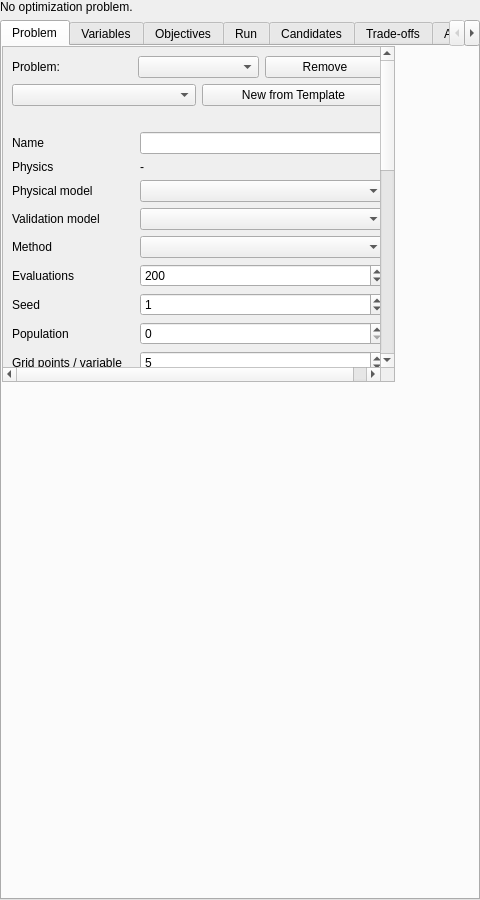
<?xml version="1.0" encoding="UTF-8"?>
<ui version="4.0">
 <class>OptimizationPanel</class>
 <widget class="QWidget" name="OptimizationPanel"><property name="geometry"><rect><x>0</x><y>0</y><width>480</width><height>900</height></rect></property><layout class="QVBoxLayout" name="outerLayout"><property name="leftMargin"><number>0</number></property><property name="topMargin"><number>0</number></property><property name="rightMargin"><number>0</number></property><property name="bottomMargin"><number>0</number></property><item><widget class="QLabel" name="summaryLabel"><property name="text"><string>No optimization problem.</string></property><property name="wordWrap"><bool>true</bool></property></widget></item><item><widget class="QTabWidget" name="tabs"><widget class="QWidget" name="problemTab"><attribute name="title"><string>Problem</string></attribute><widget class="QScrollArea" name="problemScroll"><property name="widgetResizable"><bool>true</bool></property><widget class="QWidget" name="problemScrollContents"><layout class="QVBoxLayout" name="layout26"><item><layout class="QHBoxLayout" name="layout2"><item><widget class="QLabel" name="label1"><property name="text"><string>Problem:</string></property><property name="wordWrap"><bool>false</bool></property></widget></item><item><widget class="QComboBox" name="problemCombo"><property name="toolTip"><string>The optimization problems stored in this project</string></property></widget></item><item><widget class="QPushButton" name="removeProblemButton"><property name="text"><string>Remove</string></property></widget></item></layout></item><item><layout class="QHBoxLayout" name="layout3"><item><widget class="QComboBox" name="templateCombo"><property name="toolTip"><string>Templates for common acoustic, mechanical and electromagnetic tasks</string></property></widget></item><item><widget class="QPushButton" name="addTemplateButton"><property name="text"><string>New from Template</string></property></widget></item></layout></item><item><widget class="QLabel" name="templateDescription"><property name="text"><string></string></property><property name="wordWrap"><bool>true</bool></property></widget></item><item><layout class="QGridLayout" name="grid17"><item row="0" column="0"><widget class="QLabel" name="label4"><property name="text"><string>Name</string></property><property name="wordWrap"><bool>false</bool></property></widget></item><item row="0" column="1"><widget class="QLineEdit" name="nameEdit"></widget></item><item row="1" column="0"><widget class="QLabel" name="label5"><property name="text"><string>Physics</string></property><property name="wordWrap"><bool>false</bool></property></widget></item><item row="1" column="1"><widget class="QLabel" name="adapterLabel"><property name="text"><string>-</string></property><property name="wordWrap"><bool>true</bool></property></widget></item><item row="2" column="0"><widget class="QLabel" name="label6"><property name="text"><string>Physical model</string></property><property name="wordWrap"><bool>false</bool></property></widget></item><item row="2" column="1"><widget class="QComboBox" name="modelCombo"><property name="toolTip"><string>The model every candidate is evaluated with; it is recorded with each candidate</string></property></widget></item><item row="3" column="0"><widget class="QLabel" name="label7"><property name="text"><string>Validation model</string></property><property name="wordWrap"><bool>false</bool></property></widget></item><item row="3" column="1"><widget class="QComboBox" name="validationModelCombo"><property name="toolTip"><string>A higher-fidelity model for re-evaluating candidates</string></property></widget></item><item row="4" column="0"><widget class="QLabel" name="label8"><property name="text"><string>Method</string></property><property name="wordWrap"><bool>false</bool></property></widget></item><item row="4" column="1"><widget class="QComboBox" name="algorithmCombo"></widget></item><item row="5" column="0"><widget class="QLabel" name="label9"><property name="text"><string>Evaluations</string></property><property name="wordWrap"><bool>false</bool></property></widget></item><item row="5" column="1"><widget class="QSpinBox" name="maxEvaluationsSpin"><property name="minimum"><number>1</number></property><property name="maximum"><number>1000000</number></property><property name="value"><number>200</number></property><property name="toolTip"><string>Candidate designs, cached ones included</string></property></widget></item><item row="6" column="0"><widget class="QLabel" name="label10"><property name="text"><string>Seed</string></property><property name="wordWrap"><bool>false</bool></property></widget></item><item row="6" column="1"><widget class="QSpinBox" name="seedSpin"><property name="minimum"><number>0</number></property><property name="maximum"><number>2147483647</number></property><property name="value"><number>1</number></property><property name="toolTip"><string>Every random choice of the method derives from it</string></property></widget></item><item row="7" column="0"><widget class="QLabel" name="label11"><property name="text"><string>Population</string></property><property name="wordWrap"><bool>false</bool></property></widget></item><item row="7" column="1"><widget class="QSpinBox" name="populationSpin"><property name="minimum"><number>0</number></property><property name="maximum"><number>10000</number></property><property name="value"><number>0</number></property><property name="toolTip"><string>Population methods; 0 = automatic</string></property></widget></item><item row="8" column="0"><widget class="QLabel" name="label12"><property name="text"><string>Grid points / variable</string></property><property name="wordWrap"><bool>false</bool></property></widget></item><item row="8" column="1"><widget class="QSpinBox" name="pointsSpin"><property name="minimum"><number>2</number></property><property name="maximum"><number>1000</number></property><property name="value"><number>5</number></property></widget></item><item row="9" column="0"><widget class="QLabel" name="label13"><property name="text"><string>Samples</string></property><property name="wordWrap"><bool>false</bool></property></widget></item><item row="9" column="1"><widget class="QSpinBox" name="samplesSpin"><property name="minimum"><number>2</number></property><property name="maximum"><number>100000</number></property><property name="value"><number>32</number></property><property name="toolTip"><string>Random, Latin hypercube and the initial design of the Bayesian method</string></property></widget></item><item row="10" column="0"><widget class="QLabel" name="label14"><property name="text"><string>Parallel evaluations</string></property><property name="wordWrap"><bool>false</bool></property></widget></item><item row="10" column="1"><widget class="QSpinBox" name="parallelSpin"><property name="minimum"><number>0</number></property><property name="maximum"><number>256</number></property><property name="value"><number>0</number></property><property name="toolTip"><string>0 = half the hardware threads; one job never takes the whole machine</string></property></widget></item><item row="11" column="0"><widget class="QLabel" name="label15"><property name="text"><string>Time limit</string></property><property name="wordWrap"><bool>false</bool></property></widget></item><item row="11" column="1"><widget class="QDoubleSpinBox" name="timeLimitSpin"><property name="minimum"><double>0.0</double></property><property name="maximum"><double>10000000.0</double></property><property name="value"><double>0.0</double></property><property name="decimals"><number>0</number></property><property name="suffix"><string> s</string></property><property name="toolTip"><string>0 = none</string></property></widget></item><item row="12" column="0"><widget class="QLabel" name="label16"><property name="text"><string>Memory per evaluation</string></property><property name="wordWrap"><bool>false</bool></property></widget></item><item row="12" column="1"><widget class="QDoubleSpinBox" name="memorySpin"><property name="minimum"><double>0.0</double></property><property name="maximum"><double>1000000.0</double></property><property name="value"><double>0.0</double></property><property name="decimals"><number>0</number></property><property name="suffix"><string> MiB</string></property><property name="toolTip"><string>Passed to the model; 0 = its own limit</string></property></widget></item></layout></item><item><widget class="QLabel" name="methodLabel"><property name="text"><string></string></property><property name="wordWrap"><bool>true</bool></property></widget></item><item><widget class="QGroupBox" name="robustGroup"><property name="title"><string>Robust optimization</string></property><layout class="QVBoxLayout" name="layout22"><item><widget class="QCheckBox" name="robustCheck"><property name="text"><string>Evaluate every design under the uncertain parameters below</string></property></widget></item><item><layout class="QGridLayout" name="grid20"><item row="0" column="0"><widget class="QLabel" name="label18"><property name="text"><string>Samples per design</string></property><property name="wordWrap"><bool>false</bool></property></widget></item><item row="0" column="1"><widget class="QSpinBox" name="robustSamplesSpin"><property name="minimum"><number>2</number></property><property name="maximum"><number>10000</number></property><property name="value"><number>16</number></property></widget></item><item row="1" column="0"><widget class="QLabel" name="label19"><property name="text"><string>Measure</string></property><property name="wordWrap"><bool>false</bool></property></widget></item><item row="1" column="1"><widget class="QComboBox" name="robustMeasureCombo"></widget></item></layout></item><item><widget class="QTableWidget" name="uncertainTable"><property name="selectionBehavior"><enum>QAbstractItemView::SelectRows</enum></property><property name="minimumSize"><size><width>0</width><height>100</height></size></property><attribute name="verticalHeaderVisible"><bool>false</bool></attribute><attribute name="horizontalHeaderStretchLastSection"><bool>true</bool></attribute><column><property name="text"><string>Parameter</string></property></column><column><property name="text"><string>Distribution</string></property></column><column><property name="text"><string>Width</string></property></column><column><property name="text"><string>Relative</string></property></column><column><property name="text"><string>Source (required)</string></property></column></widget></item><item><layout class="QHBoxLayout" name="layout21"><item><widget class="QComboBox" name="uncertainCombo"></widget></item><item><widget class="QPushButton" name="addUncertainButton"><property name="text"><string>Add Parameter</string></property></widget></item><item><widget class="QPushButton" name="removeUncertainButton"><property name="text"><string>Remove</string></property></widget></item></layout></item></layout></widget></item><item><layout class="QHBoxLayout" name="layout24"><item><widget class="QPushButton" name="applyProblemButton"><property name="text"><string>Apply Changes</string></property><property name="toolTip"><string>Store the edited problem in the project (undoable)</string></property></widget></item><item><spacer name="spacer23"><property name="orientation"><enum>Qt::Horizontal</enum></property></spacer></item></layout></item><item><spacer name="spacer25"><property name="orientation"><enum>Qt::Vertical</enum></property></spacer></item></layout></widget></widget></widget><widget class="QWidget" name="variablesTab"><attribute name="title"><string>Variables</string></attribute><layout class="QVBoxLayout" name="layout29"><item><widget class="QLabel" name="label27"><property name="text"><string>Free variables are changed by the method; locked ones keep their initial value; unchecked ones are not part of the design.</string></property><property name="wordWrap"><bool>true</bool></property></widget></item><item><widget class="QTableWidget" name="variablesTable"><property name="selectionBehavior"><enum>QAbstractItemView::SelectRows</enum></property><property name="minimumSize"><size><width>0</width><height>260</height></size></property><attribute name="verticalHeaderVisible"><bool>false</bool></attribute><attribute name="horizontalHeaderStretchLastSection"><bool>true</bool></attribute><column><property name="text"><string>Use</string></property></column><column><property name="text"><string>Lock</string></property></column><column><property name="text"><string>Variable</string></property></column><column><property name="text"><string>Unit</string></property></column><column><property name="text"><string>Lower</string></property></column><column><property name="text"><string>Upper</string></property></column><column><property name="text"><string>Initial</string></property></column><column><property name="text"><string>Step</string></property></column></widget></item><item><layout class="QHBoxLayout" name="layout28"><item><widget class="QComboBox" name="availableVariableCombo"><property name="toolTip"><string>What the physics adapter can change in this project</string></property></widget></item><item><widget class="QPushButton" name="addVariableButton"><property name="text"><string>Add</string></property></widget></item><item><widget class="QPushButton" name="removeVariableButton"><property name="text"><string>Remove</string></property></widget></item></layout></item><item><widget class="QLabel" name="variablesLabel"><property name="text"><string></string></property><property name="wordWrap"><bool>true</bool></property></widget></item></layout></widget><widget class="QWidget" name="objectivesTab"><attribute name="title"><string>Objectives</string></attribute><layout class="QVBoxLayout" name="layout33"><item><widget class="QLabel" name="objectivesTitle"><property name="text"><string>Objectives</string></property><property name="wordWrap"><bool>false</bool></property></widget></item><item><widget class="QTableWidget" name="objectivesTable"><property name="selectionBehavior"><enum>QAbstractItemView::SelectRows</enum></property><property name="minimumSize"><size><width>0</width><height>130</height></size></property><attribute name="verticalHeaderVisible"><bool>false</bool></attribute><attribute name="horizontalHeaderStretchLastSection"><bool>true</bool></attribute><column><property name="text"><string>Quantity</string></property></column><column><property name="text"><string>Goal</string></property></column><column><property name="text"><string>Target</string></property></column><column><property name="text"><string>Weight</string></property></column><column><property name="text"><string>Scale</string></property></column><column><property name="text"><string>Unit</string></property></column></widget></item><item><layout class="QHBoxLayout" name="layout30"><item><widget class="QComboBox" name="quantityCombo"><property name="toolTip"><string>What the physics adapter calculates</string></property></widget></item><item><widget class="QPushButton" name="addObjectiveButton"><property name="text"><string>Add Objective</string></property></widget></item><item><widget class="QPushButton" name="addConstraintButton"><property name="text"><string>Add Constraint</string></property></widget></item><item><widget class="QPushButton" name="removeObjectiveButton"><property name="text"><string>Remove</string></property></widget></item></layout></item><item><widget class="QLabel" name="definitionLabel"><property name="text"><string></string></property><property name="wordWrap"><bool>true</bool></property></widget></item><item><widget class="QLabel" name="constraintsTitle"><property name="text"><string>Constraints (hard constraints decide feasibility; soft ones add a penalty)</string></property><property name="wordWrap"><bool>true</bool></property></widget></item><item><widget class="QTableWidget" name="constraintsTable"><property name="selectionBehavior"><enum>QAbstractItemView::SelectRows</enum></property><property name="minimumSize"><size><width>0</width><height>130</height></size></property><attribute name="verticalHeaderVisible"><bool>false</bool></attribute><attribute name="horizontalHeaderStretchLastSection"><bool>true</bool></attribute><column><property name="text"><string>Quantity or expr:...</string></property></column><column><property name="text"><string>Relation</string></property></column><column><property name="text"><string>Limit</string></property></column><column><property name="text"><string>Hard</string></property></column><column><property name="text"><string>Category</string></property></column><column><property name="text"><string>Scale</string></property></column></widget></item><item><layout class="QHBoxLayout" name="layout32"><item><widget class="QPushButton" name="removeConstraintButton"><property name="text"><string>Remove Constraint</string></property></widget></item><item><spacer name="spacer31"><property name="orientation"><enum>Qt::Horizontal</enum></property></spacer></item></layout></item></layout></widget><widget class="QWidget" name="runTab"><attribute name="title"><string>Run</string></attribute><layout class="QVBoxLayout" name="layout36"><item><widget class="QLabel" name="modelBanner"><property name="text"><string></string></property><property name="wordWrap"><bool>true</bool></property></widget></item><item><layout class="QHBoxLayout" name="layout35"><item><widget class="QPushButton" name="startButton"><property name="text"><string>Start</string></property></widget></item><item><widget class="QPushButton" name="stopButton"><property name="text"><string>Stop</string></property></widget></item><item><widget class="QPushButton" name="resumeButton"><property name="text"><string>Resume from Checkpoint</string></property></widget></item><item><spacer name="spacer34"><property name="orientation"><enum>Qt::Horizontal</enum></property></spacer></item></layout></item><item><widget class="QProgressBar" name="progressBar"><property name="value"><number>0</number></property></widget></item><item><widget class="QLabel" name="runStatusLabel"><property name="text"><string>Not running.</string></property><property name="wordWrap"><bool>true</bool></property></widget></item><item><widget class="PlotWidget" name="convergencePlot"><property name="minimumSize"><size><width>0</width><height>200</height></size></property></widget></item><item><widget class="QPlainTextEdit" name="runLog"><property name="readOnly"><bool>true</bool></property><property name="minimumSize"><size><width>0</width><height>120</height></size></property></widget></item></layout></widget><widget class="QWidget" name="candidatesTab"><attribute name="title"><string>Candidates</string></attribute><layout class="QVBoxLayout" name="layout41"><item><layout class="QHBoxLayout" name="layout38"><item><widget class="QLabel" name="label37"><property name="text"><string>Run:</string></property><property name="wordWrap"><bool>false</bool></property></widget></item><item><widget class="QComboBox" name="runCombo"></widget></item><item><widget class="QPushButton" name="exportRunButton"><property name="text"><string>Export Run...</string></property></widget></item></layout></item><item><widget class="QTableWidget" name="candidatesTable"><property name="selectionBehavior"><enum>QAbstractItemView::SelectRows</enum></property><property name="minimumSize"><size><width>0</width><height>240</height></size></property><attribute name="verticalHeaderVisible"><bool>false</bool></attribute><attribute name="horizontalHeaderStretchLastSection"><bool>true</bool></attribute><column><property name="text"><string>Candidate</string></property></column><column><property name="text"><string>Origin</string></property></column><column><property name="text"><string>Model</string></property></column><column><property name="text"><string>Feasible</string></property></column></widget></item><item><layout class="QHBoxLayout" name="layout39"><item><widget class="QPushButton" name="compareButton"><property name="text"><string>Compare Two</string></property><property name="toolTip"><string>Side by side: select two candidates</string></property></widget></item><item><widget class="QPushButton" name="promoteButton"><property name="text"><string>Promote to Scene</string></property><property name="toolTip"><string>Write the selected candidate into the design as a new revision (undoable)</string></property></widget></item><item><widget class="QPushButton" name="exportCandidateButton"><property name="text"><string>Export...</string></property><property name="toolTip"><string>Candidate record, geometry meshes (STL, OBJ) and manufacturing checks</string></property></widget></item></layout></item><item><layout class="QHBoxLayout" name="layout40"><item><widget class="QComboBox" name="reevaluateModelCombo"></widget></item><item><widget class="QPushButton" name="reevaluateButton"><property name="text"><string>Re-evaluate with Model</string></property><property name="toolTip"><string>Evaluate the selected candidates with another model</string></property></widget></item></layout></item><item><widget class="QPlainTextEdit" name="detailsText"><property name="readOnly"><bool>true</bool></property><property name="minimumSize"><size><width>0</width><height>160</height></size></property></widget></item></layout></widget><widget class="QWidget" name="tradeoffTab"><attribute name="title"><string>Trade-offs</string></attribute><layout class="QVBoxLayout" name="layout48"><item><layout class="QHBoxLayout" name="layout44"><item><widget class="QLabel" name="label42"><property name="text"><string>x:</string></property><property name="wordWrap"><bool>false</bool></property></widget></item><item><widget class="QComboBox" name="xObjectiveCombo"></widget></item><item><widget class="QLabel" name="label43"><property name="text"><string>y:</string></property><property name="wordWrap"><bool>false</bool></property></widget></item><item><widget class="QComboBox" name="yObjectiveCombo"></widget></item></layout></item><item><widget class="PlotWidget" name="paretoPlot"><property name="minimumSize"><size><width>0</width><height>240</height></size></property></widget></item><item><widget class="QLabel" name="label45"><property name="text"><string>Feasible candidates as points, the non-dominated ones (the Pareto front) highlighted. With competing objectives no candidate is optimal for all of them: choose by priority.</string></property><property name="wordWrap"><bool>true</bool></property></widget></item><item><layout class="QHBoxLayout" name="layout47"><item><widget class="QLabel" name="label46"><property name="text"><string>Priorities:</string></property><property name="wordWrap"><bool>false</bool></property></widget></item><item><widget class="QLineEdit" name="prioritiesEdit"><property name="placeholderText"><string>one weight per objective, e.g. 1, 0.5</string></property></widget></item><item><widget class="QPushButton" name="rankButton"><property name="text"><string>Rank</string></property></widget></item></layout></item><item><widget class="QPlainTextEdit" name="rankingText"><property name="readOnly"><bool>true</bool></property><property name="minimumSize"><size><width>0</width><height>100</height></size></property></widget></item></layout></widget><widget class="QWidget" name="analysisTab"><attribute name="title"><string>Analysis</string></attribute><widget class="QScrollArea" name="analysisScroll"><property name="widgetResizable"><bool>true</bool></property><widget class="QWidget" name="analysisScrollContents"><layout class="QVBoxLayout" name="layout63"><item><widget class="QGroupBox" name="sensitivityGroup"><property name="title"><string>Sensitivity (finite differences at the selected candidate)</string></property><layout class="QVBoxLayout" name="layout51"><item><layout class="QHBoxLayout" name="layout50"><item><widget class="QDoubleSpinBox" name="sensitivityStepSpin"><property name="minimum"><double>0.0001</double></property><property name="maximum"><double>0.2</double></property><property name="value"><double>0.01</double></property><property name="decimals"><number>4</number></property><property name="singleStep"><double>0.001</double></property><property name="toolTip"><string>Step as a fraction of each range</string></property></widget></item><item><widget class="QPushButton" name="sensitivityButton"><property name="text"><string>Analyze</string></property></widget></item><item><spacer name="spacer49"><property name="orientation"><enum>Qt::Horizontal</enum></property></spacer></item></layout></item><item><widget class="QTableWidget" name="sensitivityTable"><property name="selectionBehavior"><enum>QAbstractItemView::SelectRows</enum></property><property name="minimumSize"><size><width>0</width><height>120</height></size></property><attribute name="verticalHeaderVisible"><bool>false</bool></attribute><attribute name="horizontalHeaderStretchLastSection"><bool>true</bool></attribute><column><property name="text"><string>Variable</string></property></column></widget></item><item><widget class="QLabel" name="sensitivityLabel"><property name="text"><string></string></property><property name="wordWrap"><bool>true</bool></property></widget></item></layout></widget></item><item><widget class="QGroupBox" name="inverseGroup"><property name="title"><string>Inverse source design (linear least squares)</string></property><layout class="QVBoxLayout" name="layout60"><item><layout class="QGridLayout" name="grid57"><item row="0" column="0"><widget class="QLabel" name="label52"><property name="text"><string>Method</string></property><property name="wordWrap"><bool>false</bool></property></widget></item><item row="0" column="1"><widget class="QComboBox" name="inverseMethodCombo"></widget></item><item row="1" column="0"><widget class="QLabel" name="label53"><property name="text"><string>Regularization</string></property><property name="wordWrap"><bool>false</bool></property></widget></item><item row="1" column="1"><widget class="QDoubleSpinBox" name="regularizationSpin"><property name="minimum"><double>0.0</double></property><property name="maximum"><double>10.0</double></property><property name="value"><double>1e-06</double></property><property name="decimals"><number>9</number></property><property name="singleStep"><double>1e-06</double></property></widget></item><item row="2" column="0"><widget class="QLabel" name="label54"><property name="text"><string>Power penalty</string></property><property name="wordWrap"><bool>false</bool></property></widget></item><item row="2" column="1"><widget class="QDoubleSpinBox" name="powerPenaltySpin"><property name="minimum"><double>0.0</double></property><property name="maximum"><double>10.0</double></property><property name="value"><double>0.0</double></property><property name="decimals"><number>6</number></property><property name="singleStep"><double>0.001</double></property></widget></item><item row="3" column="0"><widget class="QLabel" name="label55"><property name="text"><string>Largest weight</string></property><property name="wordWrap"><bool>false</bool></property></widget></item><item row="3" column="1"><widget class="QDoubleSpinBox" name="maxWeightSpin"><property name="minimum"><double>0.0</double></property><property name="maximum"><double>1000000000.0</double></property><property name="value"><double>0.0</double></property><property name="decimals"><number>4</number></property><property name="singleStep"><double>0.1</double></property><property name="toolTip"><string>0 = no bound</string></property></widget></item><item row="4" column="0"><widget class="QLabel" name="label56"><property name="text"><string>Active sources</string></property><property name="wordWrap"><bool>false</bool></property></widget></item><item row="4" column="1"><widget class="QSpinBox" name="activeSourcesSpin"><property name="minimum"><number>0</number></property><property name="maximum"><number>10000</number></property><property name="value"><number>0</number></property><property name="toolTip"><string>0 = all; otherwise sparse excitation</string></property></widget></item></layout></item><item><layout class="QHBoxLayout" name="layout59"><item><widget class="QPushButton" name="solveInverseButton"><property name="text"><string>Solve</string></property></widget></item><item><spacer name="spacer58"><property name="orientation"><enum>Qt::Horizontal</enum></property></spacer></item></layout></item><item><widget class="QPlainTextEdit" name="inverseText"><property name="readOnly"><bool>true</bool></property><property name="minimumSize"><size><width>0</width><height>90</height></size></property></widget></item></layout></widget></item><item><widget class="QGroupBox" name="surrogateGroup"><property name="title"><string>Surrogate model of an objective</string></property><layout class="QVBoxLayout" name="layout62"><item><layout class="QHBoxLayout" name="layout61"><item><widget class="QComboBox" name="surrogateKindCombo"></widget></item><item><widget class="QComboBox" name="surrogateObjectiveCombo"></widget></item><item><widget class="QPushButton" name="fitSurrogateButton"><property name="text"><string>Fit</string></property></widget></item></layout></item><item><widget class="QPlainTextEdit" name="surrogateText"><property name="readOnly"><bool>true</bool></property><property name="minimumSize"><size><width>0</width><height>70</height></size></property></widget></item></layout></widget></item></layout></widget></widget></widget><widget class="QWidget" name="topologyTab"><attribute name="title"><string>Topology</string></attribute><layout class="QVBoxLayout" name="layout75"><item><widget class="QLabel" name="label64"><property name="text"><string>Proof of concept: minimum compliance of a 2D plane-stress region by SIMP with a density filter. The result is a numerical material distribution, not a finished physical design.</string></property><property name="wordWrap"><bool>true</bool></property></widget></item><item><layout class="QGridLayout" name="grid72"><item row="0" column="0"><widget class="QLabel" name="label65"><property name="text"><string>Benchmark</string></property><property name="wordWrap"><bool>false</bool></property></widget></item><item row="0" column="1"><widget class="QComboBox" name="benchmarkCombo"></widget></item><item row="1" column="0"><widget class="QLabel" name="label66"><property name="text"><string>Elements x</string></property><property name="wordWrap"><bool>false</bool></property></widget></item><item row="1" column="1"><widget class="QSpinBox" name="nelxSpin"><property name="minimum"><number>4</number></property><property name="maximum"><number>400</number></property><property name="value"><number>60</number></property></widget></item><item row="2" column="0"><widget class="QLabel" name="label67"><property name="text"><string>Elements y</string></property><property name="wordWrap"><bool>false</bool></property></widget></item><item row="2" column="1"><widget class="QSpinBox" name="nelySpin"><property name="minimum"><number>2</number></property><property name="maximum"><number>200</number></property><property name="value"><number>30</number></property></widget></item><item row="3" column="0"><widget class="QLabel" name="label68"><property name="text"><string>Volume fraction</string></property><property name="wordWrap"><bool>false</bool></property></widget></item><item row="3" column="1"><widget class="QDoubleSpinBox" name="volumeSpin"><property name="minimum"><double>0.06</double></property><property name="maximum"><double>0.94</double></property><property name="value"><double>0.5</double></property><property name="decimals"><number>2</number></property><property name="singleStep"><double>0.05</double></property></widget></item><item row="4" column="0"><widget class="QLabel" name="label69"><property name="text"><string>Penalty</string></property><property name="wordWrap"><bool>false</bool></property></widget></item><item row="4" column="1"><widget class="QDoubleSpinBox" name="penaltySpin"><property name="minimum"><double>1.0</double></property><property name="maximum"><double>6.0</double></property><property name="value"><double>3.0</double></property><property name="decimals"><number>1</number></property><property name="singleStep"><double>0.5</double></property></widget></item><item row="5" column="0"><widget class="QLabel" name="label70"><property name="text"><string>Filter radius</string></property><property name="wordWrap"><bool>false</bool></property></widget></item><item row="5" column="1"><widget class="QDoubleSpinBox" name="filterSpin"><property name="minimum"><double>0.0</double></property><property name="maximum"><double>100.0</double></property><property name="value"><double>0.0</double></property><property name="decimals"><number>2</number></property><property name="suffix"><string> mm</string></property><property name="singleStep"><double>0.1</double></property><property name="toolTip"><string>0 = 1.5 elements</string></property></widget></item><item row="6" column="0"><widget class="QLabel" name="label71"><property name="text"><string>Iterations</string></property><property name="wordWrap"><bool>false</bool></property></widget></item><item row="6" column="1"><widget class="QSpinBox" name="iterationsSpin"><property name="minimum"><number>1</number></property><property name="maximum"><number>2000</number></property><property name="value"><number>200</number></property></widget></item></layout></item><item><layout class="QHBoxLayout" name="layout74"><item><widget class="QPushButton" name="topologyButton"><property name="text"><string>Run</string></property></widget></item><item><widget class="QPushButton" name="exportTopologyButton"><property name="text"><string>Export STL...</string></property></widget></item><item><spacer name="spacer73"><property name="orientation"><enum>Qt::Horizontal</enum></property></spacer></item></layout></item><item><widget class="QLabel" name="topologyImage"><property name="text"><string></string></property><property name="minimumSize"><size><width>0</width><height>160</height></size></property><property name="alignment"><set>Qt::AlignCenter</set></property></widget></item><item><widget class="QPlainTextEdit" name="topologyText"><property name="readOnly"><bool>true</bool></property><property name="minimumSize"><size><width>0</width><height>90</height></size></property></widget></item></layout></widget></widget></item></layout></widget>
 <customwidgets><customwidget><class>PlotWidget</class><extends>QWidget</extends><header>PlotWidget.h</header></customwidget></customwidgets>
 <resources/>
 <connections/>
</ui>
